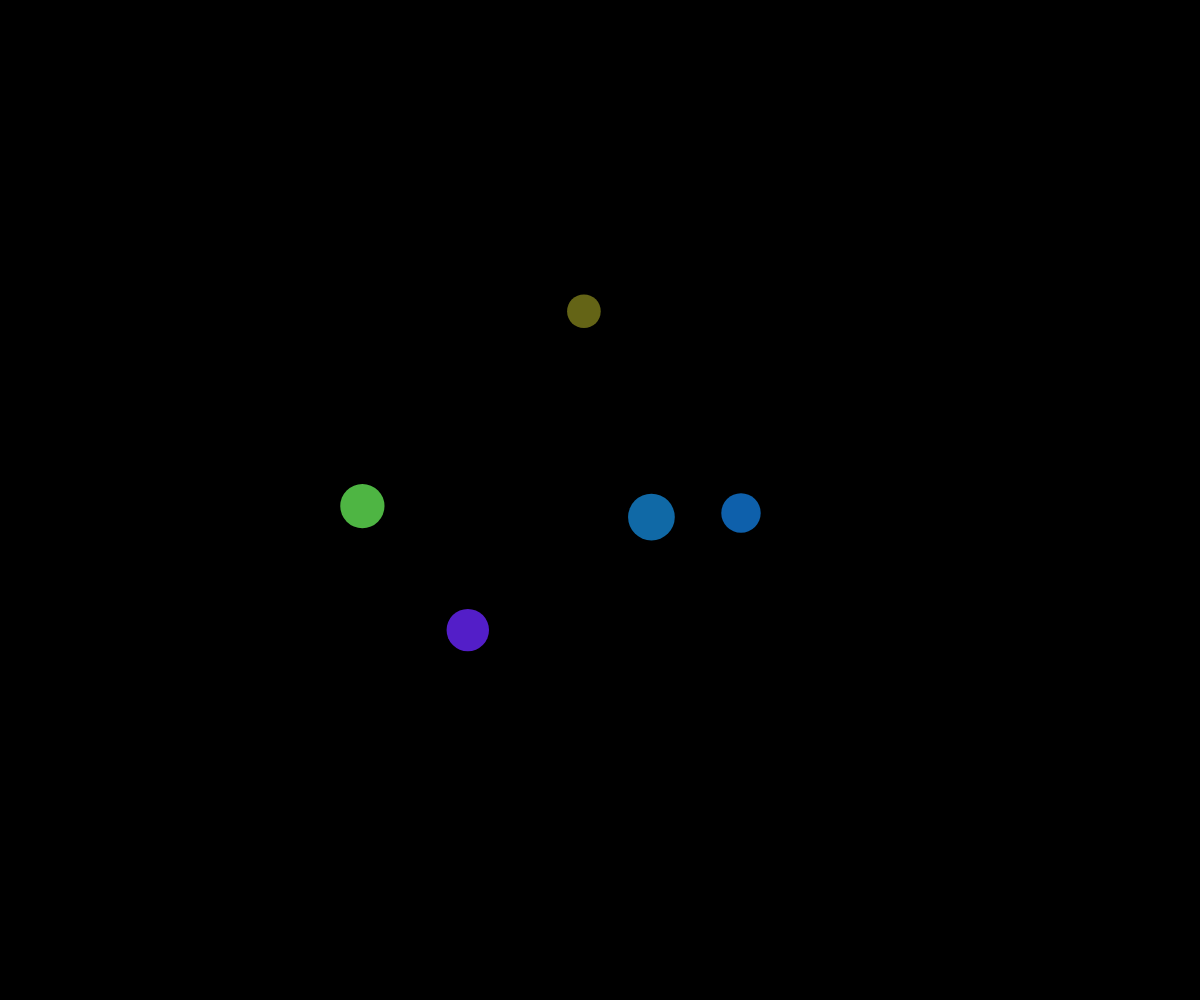
Frame 1 (no input)
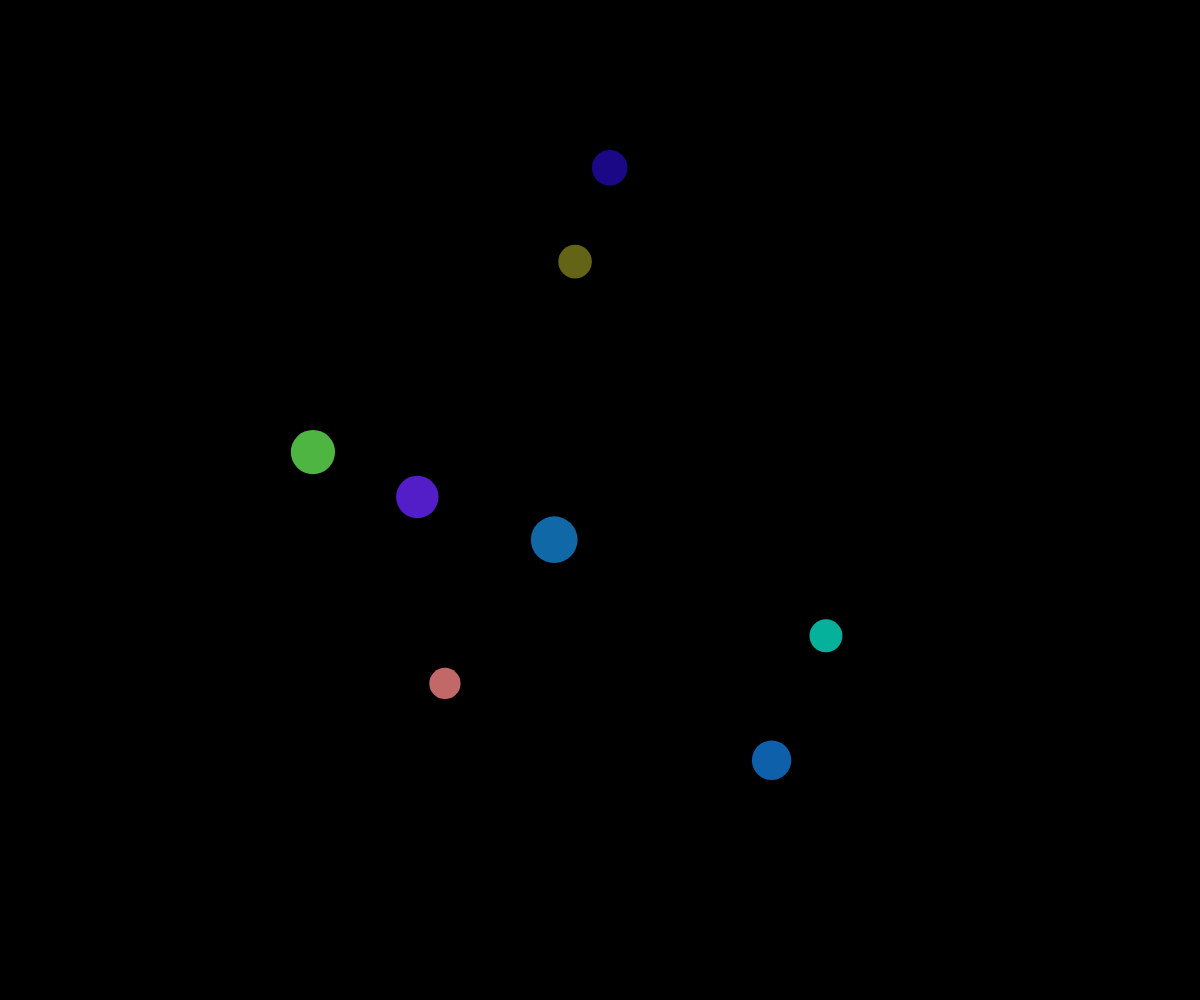
Frame 60 (no input)
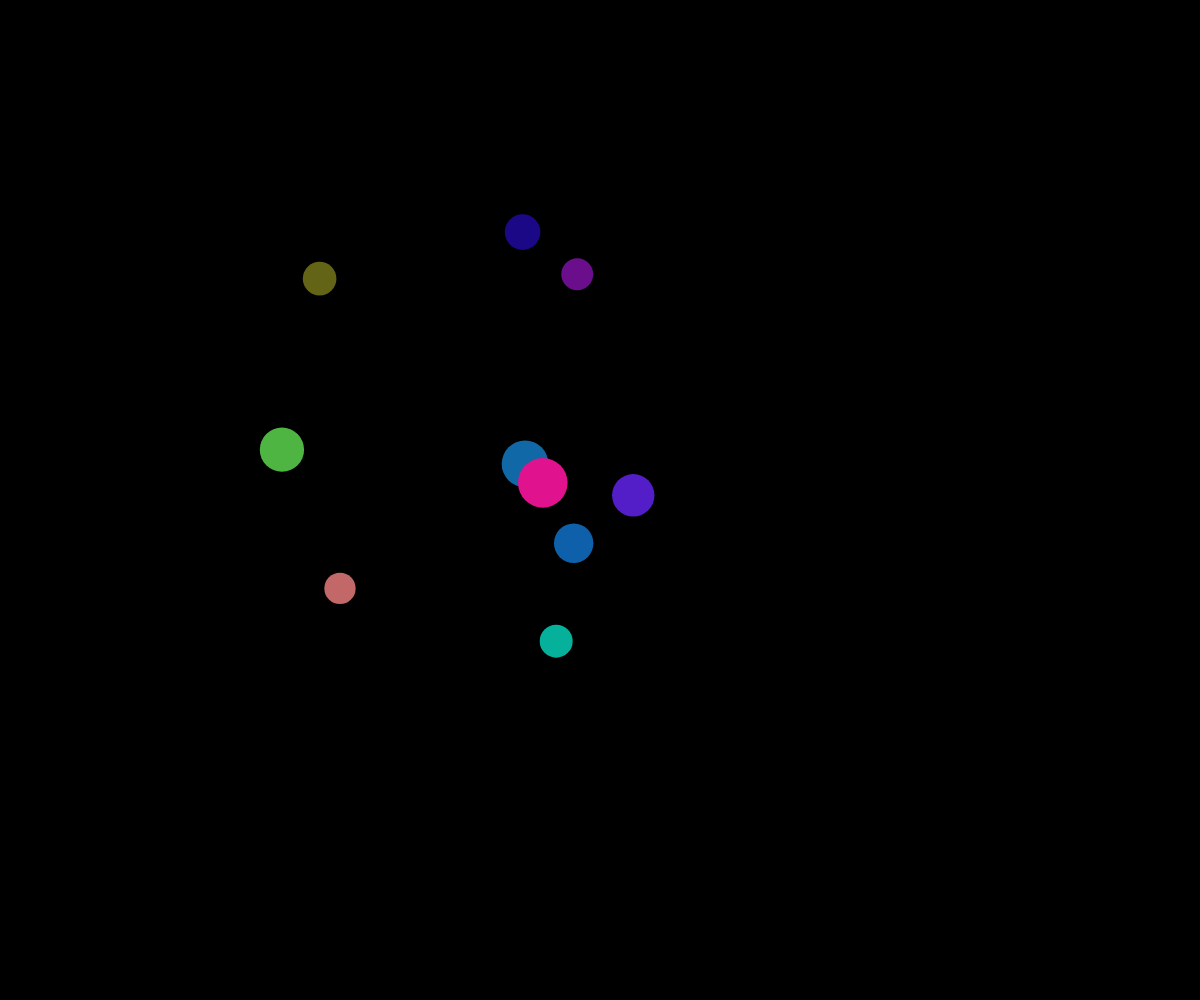
Frame 120 (the mouse pressed at the canvas centre since frame 60)

The p5.js sketch that drew these frames (run headless with seeded random() and noise() and a simulated clock; from frame 60 on, the mouse is pressed at the canvas centre):

// p5.js sketch
// ── sketch.js
// bubble movement demo for object notation and arrays
// Muhammad Abdullah
// March 25, 2024
//
// Extra for Experts:
// - describe what you did to take this project "above and beyond"

let theBubbles = [];

function setup() {
  createCanvas(windowWidth, windowHeight);
  noStroke();
  for (let i = 0; i < 5; i ++) {
    spawnBubble();
  }

  //spawn new bubble every half second
  window.setInterval(spawnBubble, 500);
}

function draw() {
  background("black");
  //moveBubblesRandomly();
  moveBubblesWithNoise();
  displayBubbles();
}

function spawnBubble() {
  let someBubble = {
    size: random(30, 50),
    x: random(width),
    y: random(height),
    speed: 3,
    r: random(225),
    g: random(225),
    b: random(225),
    alpha: random(225),
    timeX: random(1000000),
    timeY: random(1000000),
    deltaTime: 0.005,
  }
  theBubbles.push(someBubble);
}

function displayBubbles() {
  for (let bubble of theBubbles) {
    fill(bubble.r, bubble.g, bubble.b)
    circle(bubble.x, bubble.y, bubble.size)
  }
}

function moveBubblesRandomly() {
  for (let bubble of theBubbles) {
    let choice = random(100);
    if (choice < 25) {
      //move up
      bubble.y -= bubble.speed;
    }
    else if (choice < 50) {
      //move down
      bubble.y += bubble.speed;
    }
    else if (choice < 75) {
      //move right
      bubble.x += bubble.speed;
    }
    else {
      //move left
      bubble.x -= bubble.speed;
    }
  }
}

function moveBubblesWithNoise() {
  for (let bubble of theBubbles) {
    
    //figure where to be
    let x = noise(bubble.timeX) * width;

    let y = noise(bubble.timeY) * height;

    //set bubble objects location
    bubble.x = x;
    bubble.y = y;

    bubble.timeX += bubble.deltaTime;
    bubble.timeY += bubble.deltaTime;
  }
}

function clickedInBubble(x, y, someBubble) {
  let distanceAway = dist(x, y, someBubble.x, someBubble.y);
  let radius = someBubble.size/2;
  if (distanceAway < radius) {
    return true;
  }
  else {
    return false;
  }
}

function mousePressed() {
  //did you click on the bubble
  for (let i = theBubbles.length - 1; i >= 0; i--) {
    if (clickedInBubble(mouseX, mouseY, theBubbles[i])) {
      //murder it
      theBubbles.splice(i, 1);
    }
  }
}
